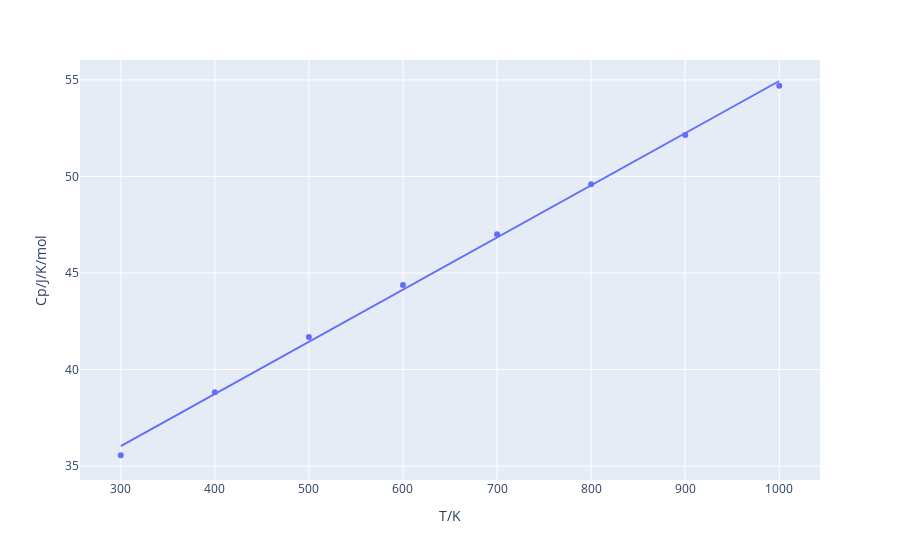

This figure's notebook cell:
### Markdown cell above
**Try it:** Use the same procedure from above to plot the data and add a trendline:

### Code cell
fig = px.scatter(df2, x='T/K', y='Cp/J/K/mol', trendline='ols')
fig

### Figure 1 — Plotly figure (JSON) as saved in the notebook; plotly's stock layout.template omitted (floating-point values rounded to 4 significant figures)
{"data": [{"hovertemplate": "T/K=%{x}<br>Cp/J/K/mol=%{y}<extra></extra>", "legendgroup": "", "marker": {"color": "#636efa", "symbol": "circle"}, "mode": "markers", "name": "", "orientation": "v", "showlegend": false, "type": "scatter", "x": [300, 400, 500, 600, 700, 800, 900, 1000], "xaxis": "x", "y": [35.56, 38.82, 41.68, 44.38, 47, 49.59, 52.15, 54.7], "yaxis": "y"}, {"hovertemplate": "<b>OLS trendline</b><br>Cp/J/K/mol = 0.0270214 * T/K + 27.9211<br>R<sup>2</sup>=0.998550<br><br>T/K=%{x}<br>Cp/J/K/mol=%{y} <b>(trend)</b><extra></extra>", "legendgroup": "", "marker": {"color": "#636efa", "symbol": "circle"}, "mode": "lines", "name": "", "showlegend": false, "type": "scatter", "x": [300, 400, 500, 600, 700, 800, 900, 1000], "xaxis": "x", "y": [36.03, 38.73, 41.43, 44.13, 46.84, 49.54, 52.24, 54.94], "yaxis": "y"}], "layout": {"legend": {"tracegroupgap": 0}, "margin": {"t": 60}, "xaxis": {"anchor": "y", "domain": [0, 1], "title": {"text": "T/K"}}, "yaxis": {"anchor": "x", "domain": [0, 1], "title": {"text": "Cp/J/K/mol"}}}}
